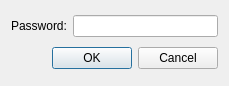
<?xml version="1.0" encoding="UTF-8"?>
<ui version="4.0">
 <class>NetplaySessionPasswordDialog</class>
 <widget class="QDialog" name="NetplaySessionPasswordDialog">
  <property name="geometry">
   <rect>
    <x>0</x>
    <y>0</y>
    <width>229</width>
    <height>86</height>
   </rect>
  </property>
  <property name="windowTitle">
   <string>Enter Password</string>
  </property>
  <layout class="QVBoxLayout" name="verticalLayout">
   <item>
    <layout class="QHBoxLayout" name="horizontalLayout">
     <item>
      <widget class="QLabel" name="label">
       <property name="text">
        <string>Password:</string>
       </property>
      </widget>
     </item>
     <item>
      <widget class="QLineEdit" name="lineEdit">
       <property name="echoMode">
        <enum>QLineEdit::EchoMode::Password</enum>
       </property>
      </widget>
     </item>
    </layout>
   </item>
   <item>
    <widget class="QDialogButtonBox" name="buttonBox">
     <property name="orientation">
      <enum>Qt::Orientation::Horizontal</enum>
     </property>
     <property name="standardButtons">
      <set>QDialogButtonBox::StandardButton::Cancel|QDialogButtonBox::StandardButton::Ok</set>
     </property>
    </widget>
   </item>
  </layout>
 </widget>
 <resources/>
 <connections>
  <connection>
   <sender>buttonBox</sender>
   <signal>accepted()</signal>
   <receiver>NetplaySessionPasswordDialog</receiver>
   <slot>accept()</slot>
   <hints>
    <hint type="sourcelabel">
     <x>248</x>
     <y>254</y>
    </hint>
    <hint type="destinationlabel">
     <x>157</x>
     <y>274</y>
    </hint>
   </hints>
  </connection>
  <connection>
   <sender>buttonBox</sender>
   <signal>rejected()</signal>
   <receiver>NetplaySessionPasswordDialog</receiver>
   <slot>reject()</slot>
   <hints>
    <hint type="sourcelabel">
     <x>316</x>
     <y>260</y>
    </hint>
    <hint type="destinationlabel">
     <x>286</x>
     <y>274</y>
    </hint>
   </hints>
  </connection>
 </connections>
</ui>
